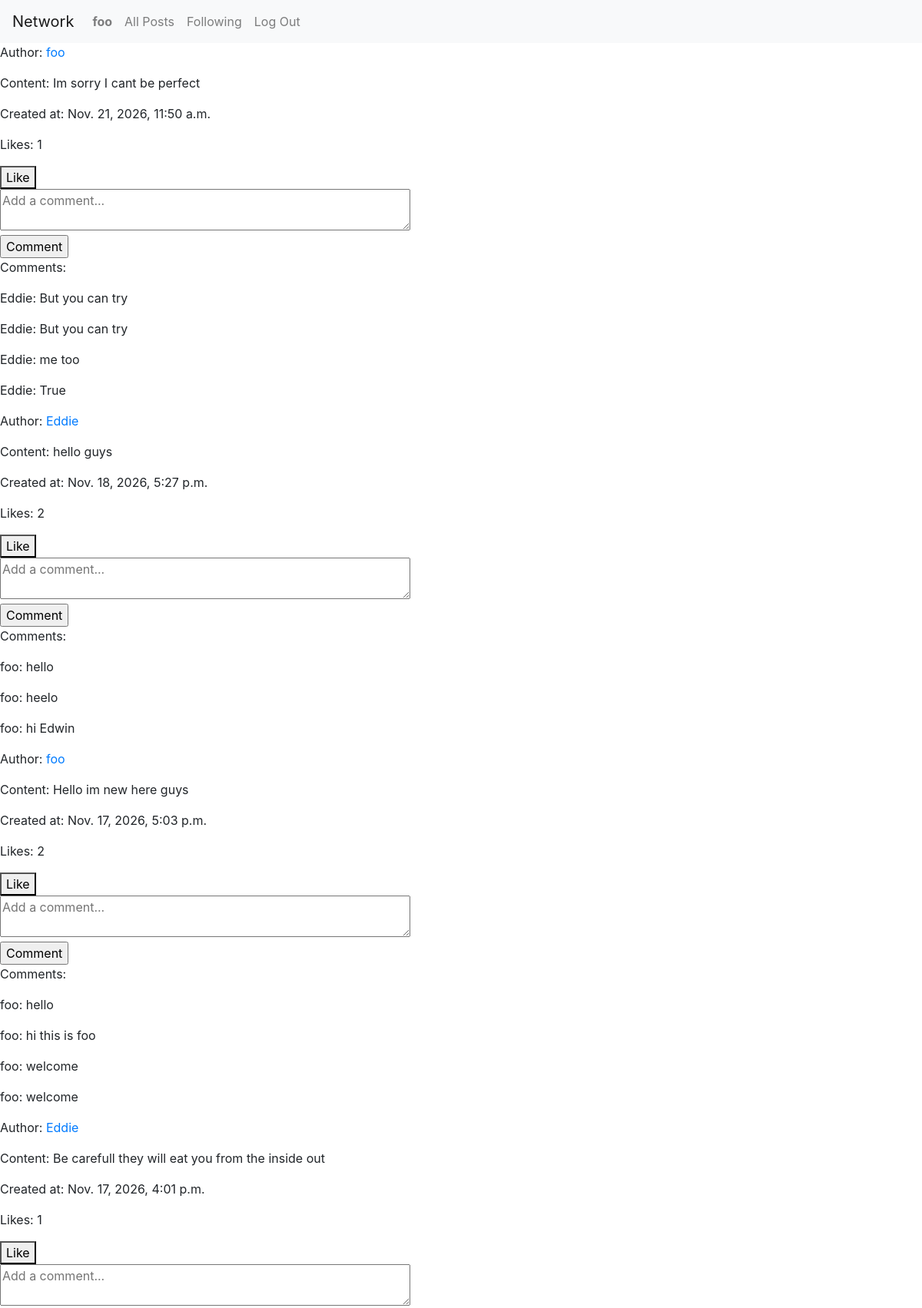
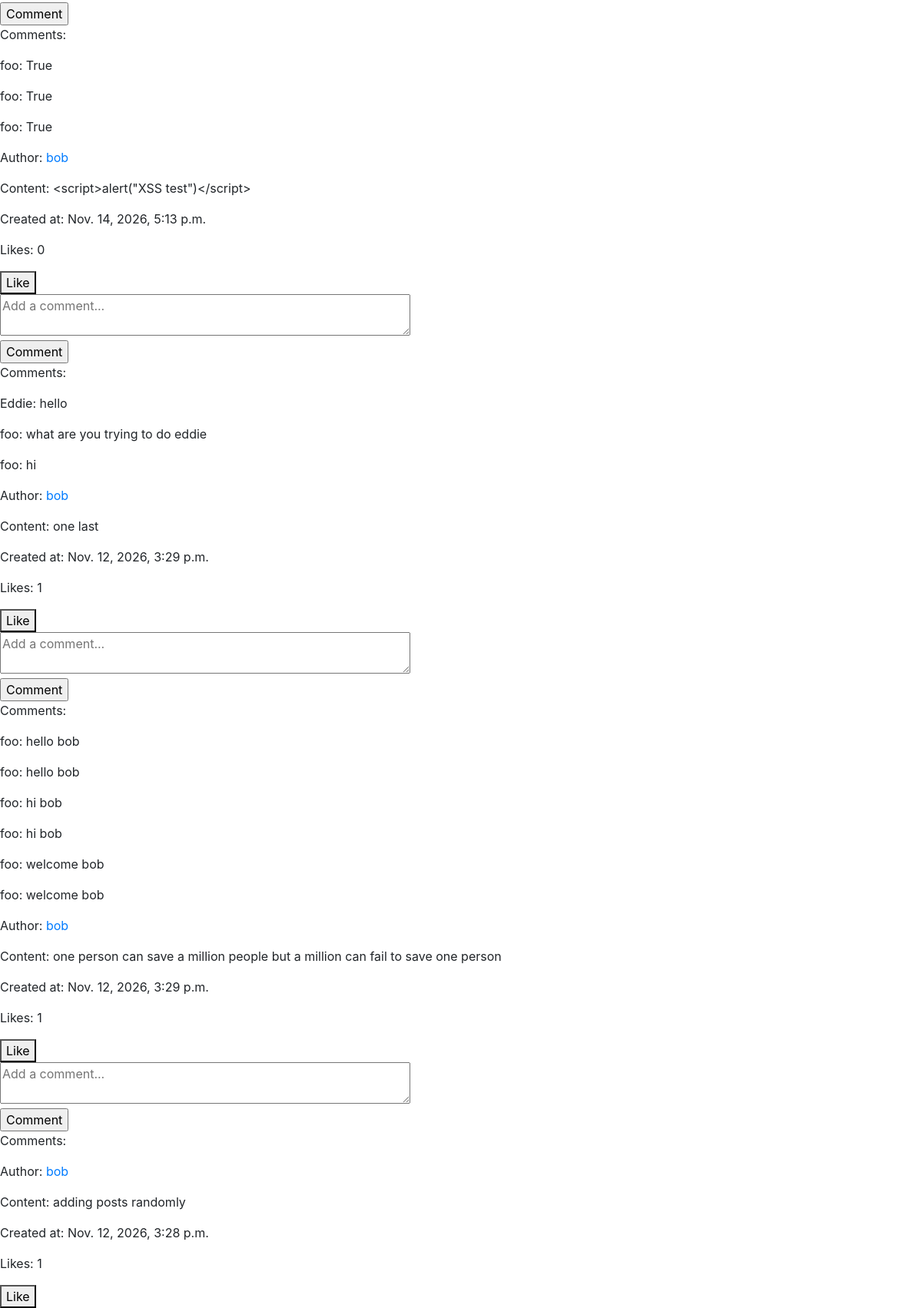
Page /network/ (signed in, upper part) on the committed database (2 pictures, top to bottom).
### network/models.py (models this page shows, shortened)
class User(AbstractUser):
    pass

class Post(models.Model):
    author = models.ForeignKey(User, on_delete=models.CASCADE, related_name="posts")
    title = models.CharField(max_length=200)
    content = models.TextField()
    created_at = models.DateTimeField(auto_now_add=True)

class Comment(models.Model):
    post = models.ForeignKey(Post, on_delete=models.CASCADE, related_name="comments")
    commenter = models.ForeignKey(User, on_delete=models.CASCADE, related_name="comments")
    content = models.TextField()
    created_at = models.DateTimeField(auto_now_add=True)

### network/views.py (the view)
# urls.py: path("network/", views.network, name="network"),
@login_required
def network(request):
    posts = Post.objects.all().order_by("-created_at")
    paginator = Paginator(posts, 10)
    page_number = request.GET.get("page")
    page_obj = paginator.get_page(page_number)
    return render(request, "network/network.html", {
        "page_obj": page_obj
    })

### network/templates/network/network.html (shortened to what this page needs)
{%extends "network/layout.html"%}
{%block body%}
{%for post in page_obj%}
<p>Author: <a href="{% url 'profile' post.author.id %}">{{ post.author.username }}</a></p>
<p>Content: {{ post.content }}</p>
<p>Created at: {{ post.created_at }}</p>
<p>Likes: {{ post.likes.count }}</p>
<form action="{% url 'like' post.id %}" method="post">
    <button type="submit">Like</button>
</form>
<form action="{% url 'comment' post.id %}" method="post">
    <textarea name="content" rows="2" cols="50" placeholder="Add a comment..."></textarea><br>
    <input type="submit" value="Comment">
</form>
<p>Comments:</p>
{%for comment in post.comments.all%}
    <p>{{ comment.commenter.username }}: {{ comment.content }}</p>
{%endfor%}
{%endfor%}
{%endblock%}

### network/templates/network/layout.html (shortened to what this page needs)
{% load static %}
<!DOCTYPE html>
<html lang="en">
    <head>
        <link rel="stylesheet" href="https://stackpath.bootstrapcdn.com/bootstrap/4.4.1/css/bootstrap.min.css">
        <link href="{% static 'network/styles.css' %}" rel="stylesheet">
    </head>
    <body>
        <nav class="navbar navbar-expand-lg navbar-light bg-light">
        <a class="navbar-brand" href="{% url 'network'%}">Network</a>
            <div>
              <ul class="navbar-nav mr-auto">
                {% if user.is_authenticated %}
                    <li class="nav-item">
                        <a class="nav-link" href="{% url 'profile' user.id %}"><strong>{{ user.username }}</strong></a>
                    </li>
                {% endif %}
                <li class="nav-item">
                  <a class="nav-link" href="{% url 'index' %}">All Posts</a>
                </li>
                {% if user.is_authenticated %}
                    <li class="nav-item">
                        <a class="nav-link" href="{% url 'following' %}">Following</a>
                    </li>
                    <li class="nav-item">
                        <a class="nav-link" href="{% url 'logout' %}">Log Out</a>
                    </li>
                {% endif %}
              </ul>
            </div>
          </nav>
        <div class="body">
            {% block body %}
            {% endblock %}
        </div>
    </body>
</html>

### rows in the picture
User: username "foo"
Post: author.username "foo", content "Im sorry I cant be perfect", created_at "Nov. 21, 2026, 11:50 a.m.", likes.count "1"
Comment: commenter.username "Eddie", content "But you can try"
Comment: commenter.username "Eddie", content "But you can try"
Comment: commenter.username "Eddie", content "me too"
Comment: commenter.username "Eddie", content "True"
Post: author.username "Eddie", content "hello guys", created_at "Nov. 18, 2026, 5:27 p.m.", likes.count "2"
Comment: commenter.username "foo", content "hello"
Comment: commenter.username "foo", content "heelo"
Comment: commenter.username "foo", content "hi Edwin"
Post: author.username "foo", content "Hello im new here guys", created_at "Nov. 17, 2026, 5:03 p.m.", likes.count "2"
Comment: commenter.username "foo", content "hello"
Comment: commenter.username "foo", content "hi this is foo"
Comment: commenter.username "foo", content "welcome"
Comment: commenter.username "foo", content "welcome"
Post: author.username "Eddie", content "Be carefull they will eat you from the inside out", created_at "Nov. 17, 2026, 4:01 p.m.", likes.count "1"
Comment: commenter.username "foo", content "True"
Comment: commenter.username "foo", content "True"
Comment: commenter.username "foo", content "True"
Post: author.username "bob", content "<script>alert(\"XSS test\")</script>", created_at "Nov. 14, 2026, 5:13 p.m.", likes.count "0"
Comment: commenter.username "Eddie", content "hello"
Comment: commenter.username "foo", content "what are you trying to do eddie"
Comment: commenter.username "foo", content "hi"
Post: author.username "bob", content "one last", created_at "Nov. 12, 2026, 3:29 p.m.", likes.count "1"
Comment: commenter.username "foo", content "hello bob"
Comment: commenter.username "foo", content "hello bob"
Comment: commenter.username "foo", content "hi bob"
Comment: commenter.username "foo", content "hi bob"
Comment: commenter.username "foo", content "welcome bob"
Comment: commenter.username "foo", content "welcome bob"
Post: author.username "bob", content "one person can save a million people but a million can fail to save one person", created_at "Nov. 12, 2026, 3:29 p.m.", likes.count "1"
Post: author.username "bob", content "adding posts randomly", created_at "Nov. 12, 2026, 3:28 p.m.", likes.count "1"
